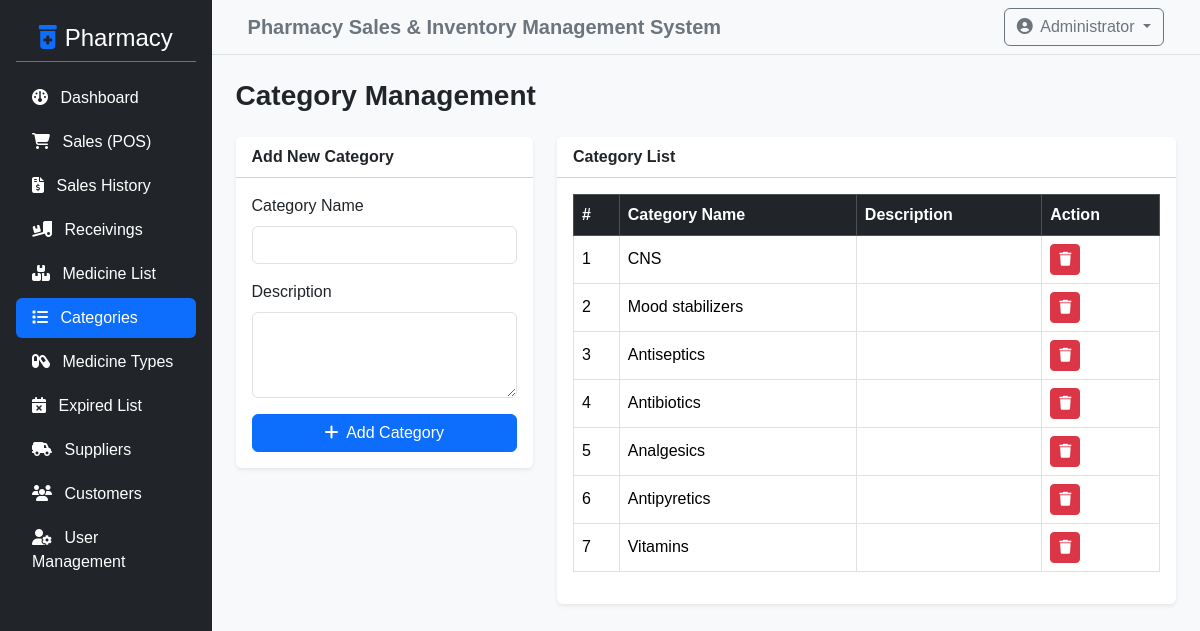
Screenshot of /admin/categories.php (signed in) with the database file from the repository.
### tables this page shows
CREATE TABLE `category_list` (
  `id` int NOT NULL,
  `name` text NOT NULL,
  `description` varchar(250) DEFAULT NULL
);

### admin/categories.php (the view, shortened to what this page needs)
<?php
include '../config/db_connect.php';
$result = $conn->query("SELECT * FROM category_list ORDER BY id DESC");
?>
<?php include '../includes/header.php'; ?>
<div class="d-flex">
    <?php include '../includes/sidebar.php'; ?>
    <div class="w-100 bg-light min-vh-100">
        <?php include '../includes/topbar.php'; ?>
        <div class="container-fluid p-4">
            <h3 class="fw-bold mb-4">Category Management</h3>
            <div class="row">
                <div class="col-md-4 mb-4">
                    <div class="card shadow-sm border-0">
                        <div class="card-header bg-white fw-bold">Add New Category</div>
                        <div class="card-body">
                            <form method="POST" action="">
                                <div class="mb-3">
                                    <label class="form-label">Category Name</label>
                                    <input type="text" name="name" class="form-control" required>
                                </div>
                                <div class="mb-3">
                                    <label class="form-label">Description</label>
                                    <textarea name="description" class="form-control" rows="3"></textarea>
                                </div>
                                <button type="submit" name="add_category" class="btn btn-primary w-100"><i class="fa-solid fa-plus me-1"></i> Add Category</button>
                            </form>
                        </div>
                    </div>
                </div>
                <div class="col-md-8">
                    <div class="card shadow-sm border-0">
                        <div class="card-header bg-white fw-bold">Category List</div>
                        <div class="card-body">
                            <div class="table-responsive">
                                <table class="table table-bordered table-hover align-middle">
                                    <thead class="table-dark">
                                        <tr>
                                            <th>#</th>
                                            <th>Category Name</th>
                                            <th>Description</th>
                                            <th>Action</th>
                                        </tr>
                                    </thead>
                                   <tbody>
    <?php if ($result->num_rows > 0): ?>
        <?php $i = 1; while ($row = $result->fetch_assoc()): ?>
            <tr>
                <td><?php echo $i++; ?></td>
                <td><?php echo htmlspecialchars($row['name']); ?></td>
                <td><?php echo htmlspecialchars($row['description'] ?? ''); ?></td>
                <td>
                    <a href="delete_category.php?id=<?php echo $row['id']; ?>" class="btn btn-sm btn-danger" onclick="return confirm('Are you sure you want to delete this category?');"><i class="fa-solid fa-trash"></i></a>
                </td>
            </tr>
        <?php endwhile; ?>
    <?php else: ?>
        <tr>
            <td colspan="4" class="text-center text-muted py-4">No categories found.</td>
        </tr>
    <?php endif; ?>
</tbody>
                                </table>
                            </div>
                        </div>
                    </div>
                </div>
            </div>
        </div>
    </div>
</div>
<?php include '../includes/footer.php'; ?>

### assets/css/style.css (style rules this page uses)
body { font-family: 'Segoe UI', Tahoma, Geneva, Verdana, sans-serif; background-color: #f8f9fa; }
body { background-color: #f8f9fa; font-family: Arial, sans-serif; }

### rows the page displays
category_list: name "CNS"
category_list: name "Mood stabilizers"
category_list: name "Antiseptics"
category_list: name "Antibiotics"
category_list: name "Analgesics"
category_list: name "Antipyretics"
category_list: name "Vitamins"
